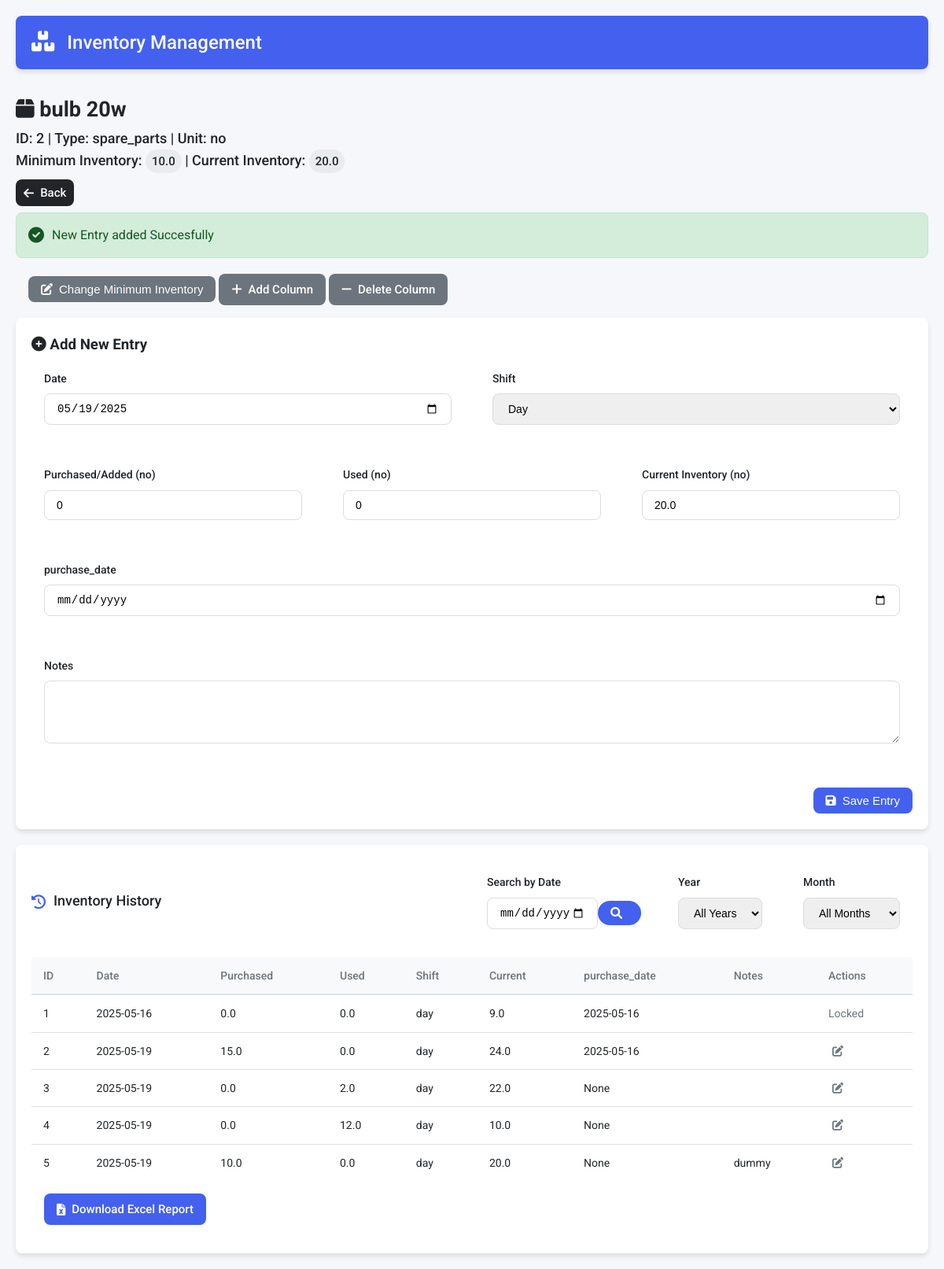
The app's page /item/2 with its own data.
### tables this page shows
CREATE TABLE items
                     (id INTEGER PRIMARY KEY AUTOINCREMENT,
                      name TEXT UNIQUE,
                      item_type TEXT,
                      item_unit TEXT,
                      minimum_inventory REAL,
                      current_inventory REAL check(current_inventory >= 0) default 0,
                      init_inventory_pm REAL,
                      updated_at TIMESTAMP DEFAULT CURRENT_TIMESTAMP,
                      has_rolls INTEGER BOOLEAN DEFAULT 0,
                      custom_fields TEXT);

CREATE TABLE item_bulb_20w (id INTEGER PRIMARY KEY AUTOINCREMENT, item_id INTEGER NOT NULL REFERENCES items(id) ON DELETE CASCADE, purchased_no REAL, used_no REAL, date DATE, current_inventory REAL CHECK(current_inventory >= 0) default 0, shift TEXT, notes TEXT, purchase_date TEXT);

### app.py (the view, shortened to what this page needs)
@app.route('/item/<int:item_id>', methods=['GET', 'POST'])
def item_form(item_id):
    conn = get_db_connection()
    c = conn.cursor()
    c.execute('SELECT name, item_type,item_unit, minimum_inventory,current_inventory,has_rolls ,custom_fields FROM items WHERE id = ?', (item_id,))
    item = c.fetchone()
    if not item:
        return "Item not found", 404
    item_name, item_type, item_unit ,min_inv,cur_inv,has_rolls, custom_fields_str = item
    custom_fields = json.loads(custom_fields_str) if custom_fields_str else {}
    table_name = f"item_{normalize_names(item_name)}"
    current_no_coils = 0
    if has_rolls:
        try:
            current_no_coils = getCurrentNoCoils(table_name)
        except sqlite3.Error as e:
            print(f"Error fetching last coil count: {e}")
    month = request.args.get('month')
    year = request.args.get('year')
    search_res = request.args.get('date_search')
    print(search_res , "!!!!!!!!!!!!here")
    query = f"SELECT * FROM {table_name}"
    params = []
    query += " ORDER BY id ASC limit 10"
    c.execute(query, params)
    columns = [description[0] for description in c.description]
    entries = [dict(zip(columns, row)) for row in c.fetchall()]
    c.execute(f"SELECT DISTINCT strftime('%Y', date) AS year FROM {table_name} ORDER BY year")
    available_years = [row[0] for row in c.fetchall()]
    months_map = {
        '01': 'January', '02': 'February', '03': 'March',
        '04': 'April', '05': 'May', '06': 'June',
        '07': 'July', '08': 'August', '09': 'September',
        '10': 'October', '11': 'November', '12': 'December'
        }
    c.execute(f"SELECT DISTINCT strftime('%m-%Y', date) AS month_year FROM {table_name} ORDER BY month_year DESC")
    available_months = [ (row[0], months_map.get(row[0][:2], 'Unknown')) for row in c.fetchall()]
    print(available_months)
    conn.close()
    return render_template('item_form.html',
                         item_id=item_id,
                         item_name=item_name,
                         item_type=item_type,
                         item_unit = item_unit,
                         min_inv=min_inv,
                         cur_inv = cur_inv,
                         has_rolls = has_rolls,
                         custom_fields=custom_fields,
                         entries=entries,
                         current_date=datetime.now().strftime('%Y-%m-%d'),
                         available_years=available_years,
                         available_months=available_months,
                         current_no_coils = current_no_coils,
                         current_year=year,
                         current_month=month,
                         message = 'New Entry added Succesfully')

### templates/Item_form.html (shortened to what this page needs)
{% extends "base.html" %}
{% block content %}
    <div class="item-detail-container">
        <div class="item-header">
                <h2><i class="fas fa-box"></i> {{ item_name }}</h2>
                <p class="item-meta">ID: {{ item_id }} | Type: {{ item_type }} | Unit: {{ item_unit }}</p>
                <p class="item-inventory">
                    Minimum Inventory: <span class="badge">{{ min_inv }}</span> |
                    Current Inventory: <span class="badge">{{ cur_inv }}</span>
                </p>
            <a href="{{ url_for('index') }}" class="btn btn-back">
                <i class="fas fa-arrow-left"></i> Back
            </a>
        </div>
        {% if message %}
        <div class="alert alert-success">
            <i class="fas fa-check-circle"></i> {{ message }}
        </div>
        {% endif %}
        <div class="action-buttons" style="margin: 1rem;">
            <button onclick="toggleMinInvEdit()" class="btn btn-secondary" id="editMinInvBtn">
                <i class="fas fa-edit"></i> Change Minimum Inventory
            </button>
            <a href="{{ url_for('add_column', item_id=item_id) }}" class="btn btn-secondary">
                <i class="fas fa-plus"></i> Add Column
            </a>
            <a href="{{ url_for('delete_column', item_id=item_id) }}" class="btn btn-secondary">
                <i class="fas fa-minus"></i> Delete Column
            </a>
        </div>
        <div class="form-container">
            <h3><i class="fas fa-plus-circle"></i> Add New Entry</h3>
            <form method="POST" class="entry-form" action="{{ url_for('item_form', item_id=item_id) }}">
                <div class="form-row">
                    <div class="form-group">
                        <label for="date">Date</label>
                        <input type="date" id="date" name="date" required>
                    </div>
                    <div class="form-group">
                        <label for="shift">Shift</label>
                        <select id="shift" name="shift" required>
                            <option value="day">Day</option>
                        </select>
                    </div>
                </div>
                <div class="form-row">
                    <div class="form-group">
                        <label for="purchased">Purchased/Added ({{item_unit}})</label>
                        <input type="number" id="purchased" name="purchased" min="0" value="0" step="0.001" required>
                    </div>
                    <div class="form-group">
                        <label for="used">Used ({{item_unit}})</label>
                        <input type="number" id="used" name="used" min="0" value="0" step="0.001" required>
                    </div>
                    <div class="form-group">
                        <label for="current_inventory">Current Inventory ({{item_unit}})</label>
                        <input type="number" id="current_inventory" name="current_inventory" min="0" value="{{cur_inv}}" readonly>
                    </div>
                </div>
                {% for field_name, field_type in custom_fields.items() %}
                    <div class="form-group">
                        <label for="custom_{{ field_name }}">{{ field_name }}</label>
                        {% if field_type == 'number' %}
                            <input type="number" id="custom_{{ field_name }}" name="custom_{{ field_name }}" value="0" step="0.001" min="0">
                        {% elif field_type == 'date' %}
                            <input type="date" id="custom_{{ field_name }}" name="custom_{{ field_name }}">
                        {% else %}
                            <input type="text" id="custom_{{ field_name }}" name="custom_{{ field_name }}">
                        {% endif %}
                    </div>
                {% endfor %}
                <div class="form-group">
                    <label for="notes">Notes</label>
                    <textarea id="notes" name="notes" rows="3"></textarea>
                </div>
                <div class="form-actions">
                    <button type="submit" class="btn btn-primary">
                        <i class="fas fa-save"></i> Save Entry
                    </button>
                </div>
            </form>
        </div>
        <div class="history-container">
            <div class="history-header">
                <h3><i class="fas fa-history"></i> Inventory History</h3>
                <div class="filters">
                    <form method="GET" action="{{ url_for('item_form', item_id=item_id) }}" class="date-search-form">
                        <div class="form-group">
                            <label for="date_search">Search by Date</label>
                            <div class="input-group">
                                <input type="date" id="date_search" name="date_search" value="{{ search_res if search_res else '' }}"
                                       max="{{ datetime.now().strftime('%Y-%m-%d') }}">
                                <button type="submit" class="btn btn-primary" style="border-radius: 20px;">
                                    <i class="fas fa-search"></i>
                                </button>
                            </div>
                        </div>
                    </form>
                    <form method="GET" action="{{ url_for('item_form', item_id=item_id) }}" class="filter-form">
                        <div class="form-row">
                            <div class="form-group">
                                <label for="year">Year</label>
                                <select name="year" id="year" onchange="this.form.submit()">
                                    <option value="">All Years</option>
                                </select>
                            </div>
                            <div class="form-group">
                                <label for="month">Month</label>
                                <select name="month" id="month" onchange="this.form.submit()">
                                    <option value="">All Months</option>
                                </select>
                            </div>
                        </div>
                    </form>
                </div>
            </div>
            {% if entries %}
            <div class="table-responsive">
                <table class="history-table">
                    <thead>
                        <tr>
                            <th>ID</th>
                            <th>Date</th>
                            <th>Purchased</th>
                            <th>Used</th>
                            <th>Shift</th>
                            <th>Current</th>
                            {% for field_name in custom_fields %}
                                <th>{{ field_name }}</th>
                            {% endfor %}
                            <th>Notes</th>
                            <th>Actions</th>
                        </tr>
                    </thead>
                    <tbody>
                        {% for entry in entries %}
                            <tr>
                                <td>{{entry.id}}</td>
                                <td>{{ entry.date }}</td>
                                <td>{{ entry['purchased_' ~ item_unit] }}</td>
                                <td>{{ entry['used_' ~ item_unit] }}</td>
                                <td>{{ entry.shift }}</td>
                                <td>{{entry.current_inventory}}</td>
                                {% for field_name in custom_fields %}
                                    <td>{{ entry.get(field_name, '') }}</td>
                                {% endfor %}
                                <td>{{ entry.notes }}</td>
                                <td>
                                    {% set entry_date = entry.date %}
                                    {% set today = datetime.now().strftime('%Y-%m-%d') %}
                                    {% if (datetime.strptime(today, '%Y-%m-%d') - datetime.strptime(entry_date, '%Y-%m-%d')).days <= 1 %}
                                        <a href="{{ url_for('edit_entry', item_id=item_id, entry_id=entry.id ) }}"
                                        class="btn-icon" title="Edit">
                                            <i class="fas fa-edit"></i>
                                        </a>
                                    {% else %}
                                        <span class="text-muted">Locked</span>
                                    {% endif %}
                                </td>
                            </tr>
                        {% endfor %}
                    </tbody>
                </table>
            </div>
            {% else %}
            <div class="empty-state">
                <i class="fas fa-box-open"></i>
                <h3>No history entries</h3>
                <p>Add your first entry to see it here</p>
            </div>
            {% endif %}
            <div class="download-section" style="margin: 1rem 0 1rem 1rem;">
                <a href="{{ url_for('generate_excel', item_id=item_id) }}" class="btn btn-primary">
                    <i class="fas fa-file-excel"></i> Download Excel Report
                </a>
            </div>
        </div>
    </div>
{% endblock %}

### records on screen
items: name "bulb 20w", item_type "spare_parts", item_unit "no", minimum_inventory "10.0", current_inventory "20.0"
item_bulb_20w: id "1", date "2025-05-16", purchased_no.item_unit "0.0", used_no.item_unit "0.0", shift "day", current_inventory "9.0", get "2025-05-16", shows "Locked"
item_bulb_20w: id "2", date "2025-05-19", purchased_no.item_unit "15.0", used_no.item_unit "0.0", shift "day", current_inventory "24.0", get "2025-05-16"
item_bulb_20w: id "3", date "2025-05-19", purchased_no.item_unit "0.0", used_no.item_unit "2.0", shift "day", current_inventory "22.0", get "None"
item_bulb_20w: id "4", date "2025-05-19", purchased_no.item_unit "0.0", used_no.item_unit "12.0", shift "day", current_inventory "10.0", get "None"
item_bulb_20w: id "5", date "2025-05-19", purchased_no.item_unit "10.0", used_no.item_unit "0.0", shift "day", current_inventory "20.0", get "None", notes "dummy"

### other values on screen
{{ item_id }} "2"
{{ message }} "New Entry added Succesfully"
{{ field_name }} "purchase_date"
